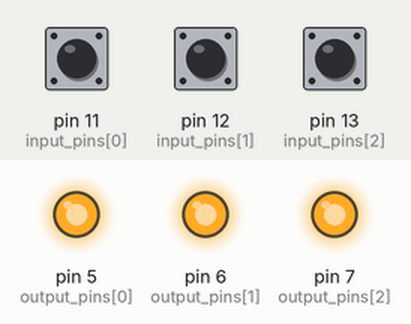
Recording of a sketch running on a simulated Arduino Uno, built with avr-gcc and run on an emulated ATmega328P. Parts: output pins drawn as LEDs (lit = HIGH). The test bench sets the inputs (shaded band); at power-on: pin 11 (input_pins[0]) HIGH, pin 12 (input_pins[1]) HIGH, pin 13 (input_pins[2]) HIGH.

Above: at 1.2 s.
1.3 s: pin 11 (input_pins[0]) pulled LOW for 3.2 s
At 2.6 s:
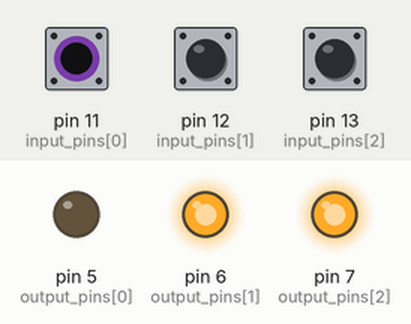
7.0 s: pin 12 (input_pins[1]) pulled LOW for 3.2 s
At 9.4 s:
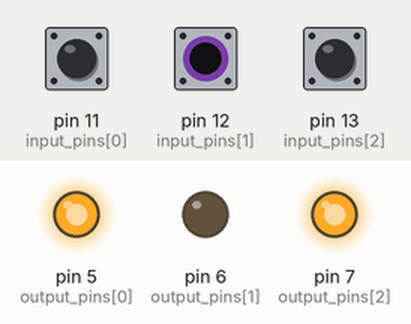
12.7 s: pin 13 (input_pins[2]) pulled LOW for 3.2 s
At 15.0 s:
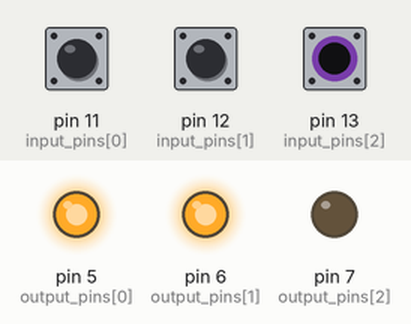
18.4 s: pin 11 (input_pins[0]) driven LOW and pin 12 (input_pins[1]) driven LOW
At 20.6 s:
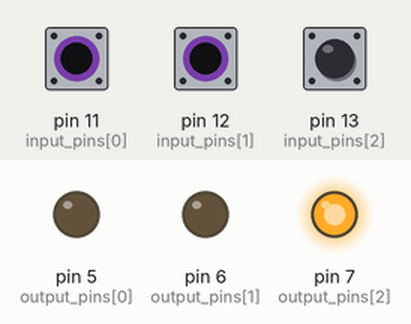
20.9 s: pin 11 (input_pins[0]) driven HIGH
At 22.7 s:
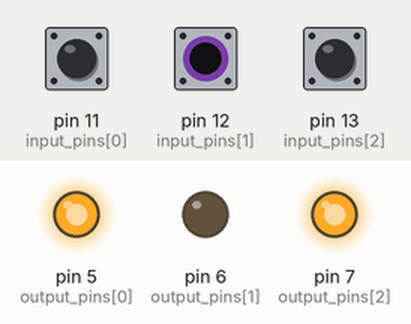
23.4 s: pin 13 (input_pins[2]) pulled LOW for 3.2 s
At 25.8 s:
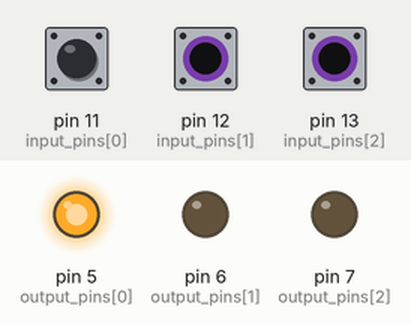
Timing chart, 0 to 29.1 s (numbered marks = the images above; inputs shaded):
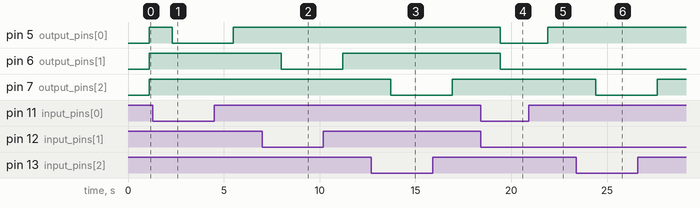

The sketch:

button_test.ino
```cpp
int input_pins[3] = {11, 12, 13};
int pressure_btn = 0;
int stream_btn = 1;
uint8_t pin_state[3]={0,0,0};
int output_pins[3] = {5, 6, 7};
int pin = 0;

/* Initialize CmdMessenger -- this should match PyCmdMessenger instance */
const int BAUD_RATE = 9600;

uint8_t debounce2() {
  static uint8_t y_old[3]={0,0,0}, flag[3]={0,0,0};
  uint8_t temp[3];

  for(pin=0;pin<3;pin++){
    temp[pin] = (y_old[pin] >> 2);
    y_old[pin] = y_old[pin] - temp[pin];

    if(digitalRead(input_pins[pin])){y_old[pin] = y_old[pin] + 0x3F;}

    if((y_old[pin] > 0xF0)&&(flag[pin]==0)){flag[pin]=1; pin_state[pin]=1;}
    if((y_old[pin] < 0x0F)&&(flag[pin]==1)){flag[pin]=0; pin_state[pin]=0;}
   }
}

void setup() {
    Serial.begin(BAUD_RATE);
    for(pin=0; pin<3; pin++) {
        pinMode(input_pins[pin], INPUT_PULLUP);
        pinMode(output_pins[pin], OUTPUT);
        digitalWrite(output_pins[pin], LOW);
    }
}

void loop() {
  delay(100);
  debounce2();

  for(pin=0;pin<3;pin++){
    digitalWrite(output_pins[pin], pin_state[pin]);
  }
}
```

Measured:
- after the input at 1.3 s, pin 5 (output_pins[0]): HIGH → LOW after 1.0 s, → HIGH 3.2 s later
- after the input at 7.0 s, pin 6 (output_pins[1]): HIGH → LOW after 1.0 s, → HIGH 3.2 s later
- after the input at 12.7 s, pin 7 (output_pins[2]): HIGH → LOW after 1.0 s, → HIGH 3.2 s later
- after the input at 18.4 s, pin 5 (output_pins[0]), pin 6 (output_pins[1]): HIGH → LOW after 1.0 s
- after the input at 20.9 s, pin 5 (output_pins[0]): LOW → HIGH after 1.0 s
- after the input at 23.4 s, pin 7 (output_pins[2]): HIGH → LOW after 1.0 s, → HIGH 3.2 s later
